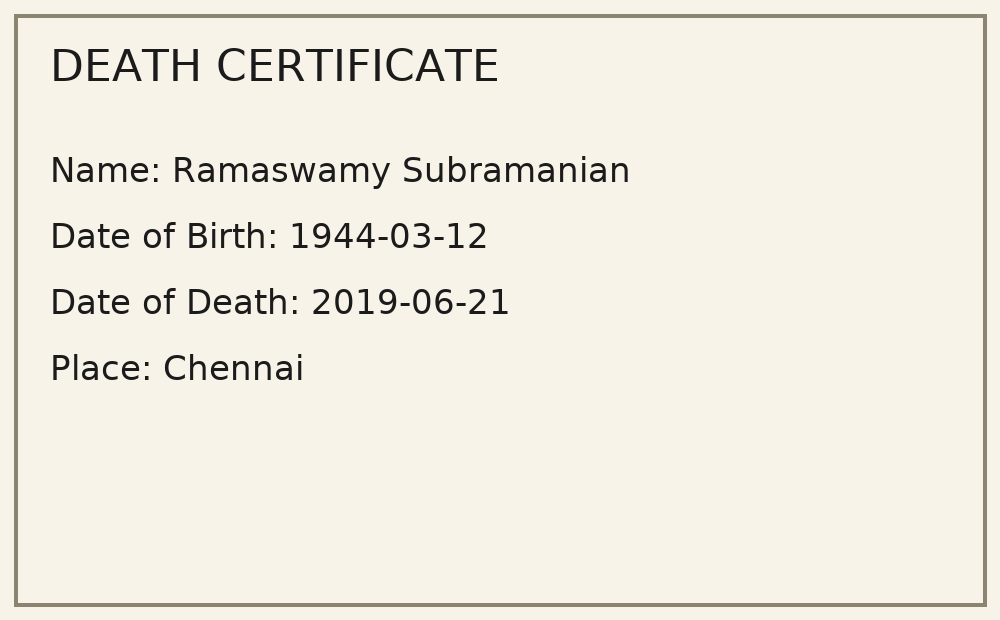
#> input picture demo_proofs/ramaswamy_subramanian_demo/01_death_certificate.png, 1000 x 620 px; its folder holds only this picture in this run
$ python make_figures.py
#> lines starting #> are read from the running program, lines starting #| are printed output that depends on the picture
"""Builds the raster figures of the report (document montages, annotated Langfuse and UI crops). Run from the repo root."""
from pathlib import Path

from PIL import Image, ImageDraw, ImageFont

R = Path(__file__).resolve().parent
F = R / "figures"
P = R.parent / "demo_proofs"
FONT = ImageFont.truetype("C:/Windows/Fonts/arialbd.ttf", 30)


def badge(img, xy, n, r=22):
    d = ImageDraw.Draw(img)
    x, y = xy
    d.ellipse([x - r, y - r, x + r, y + r], fill=(200, 30, 30), outline="white", width=3)
    w = d.textlength(str(n), font=FONT)
    d.text((x - w / 2, y - 18), str(n), fill="white", font=FONT)


def frame(img, w=3):
    out = Image.new("RGB", (img.width + 2 * w, img.height + 2 * w), (110, 110, 110))
    out.paste(img.convert("RGB"), (w, w))
    return out


def hstack(imgs, gap=24, bg="white"):
    h = max(i.height for i in imgs)
    out = Image.new("RGB", (sum(i.width for i in imgs) + gap * (len(imgs) - 1), h), bg)
    x = 0
    for i in imgs:
        out.paste(i, (x, 0))
        x += i.width + gap
    return out


def captioned(img, text, size=46):
    f = ImageFont.truetype("C:/Windows/Fonts/arial.ttf", size)
    out = Image.new("RGB", (img.width, img.height + size + 14), "white")
    out.paste(img, (0, 0))
    d = ImageDraw.Draw(out)
    w = d.textlength(text, font=f)
    d.text(((img.width - w) / 2, img.height + 4), text, fill=(40, 40, 40), font=f)
    return out


# ---- 1. the three proof documents of the classic family
docs = [frame(Image.open(P / "ramaswamy_subramanian_demo" / n)) for n in
        ("01_death_certificate.png", "02_claimant_id.png", "03_relationship_proof.png")]
#> in frame, `out = Image.new("RGB", (img.width + 2 * w, img.height + 2 * w), (110, ..`: out: PIL image 1006x626 RGB; every value is 110
#> in frame, img is the input picture: PIL image 1000x620 RGB; mean R, G, B 239.1, 235.1, 224.2
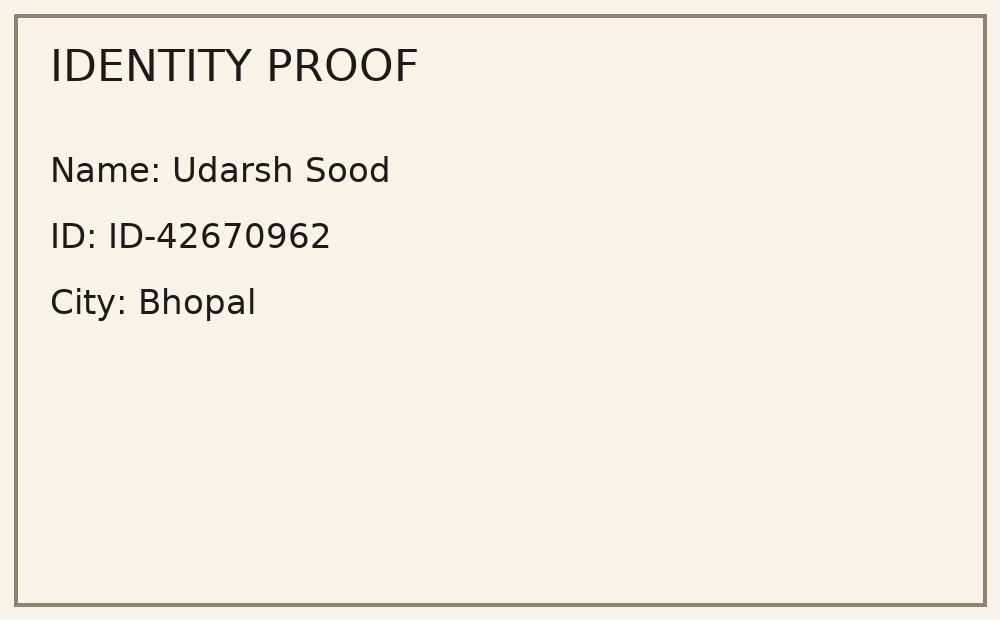
#> input picture demo_proofs/anantharaman_balasubramanian_medium/02_claimant_id.png, 1000 x 620 px, found by its file name
#> in frame, img is the input picture: PIL image 1000x620 RGB; mean R, G, B 241.5, 237.5, 226.5
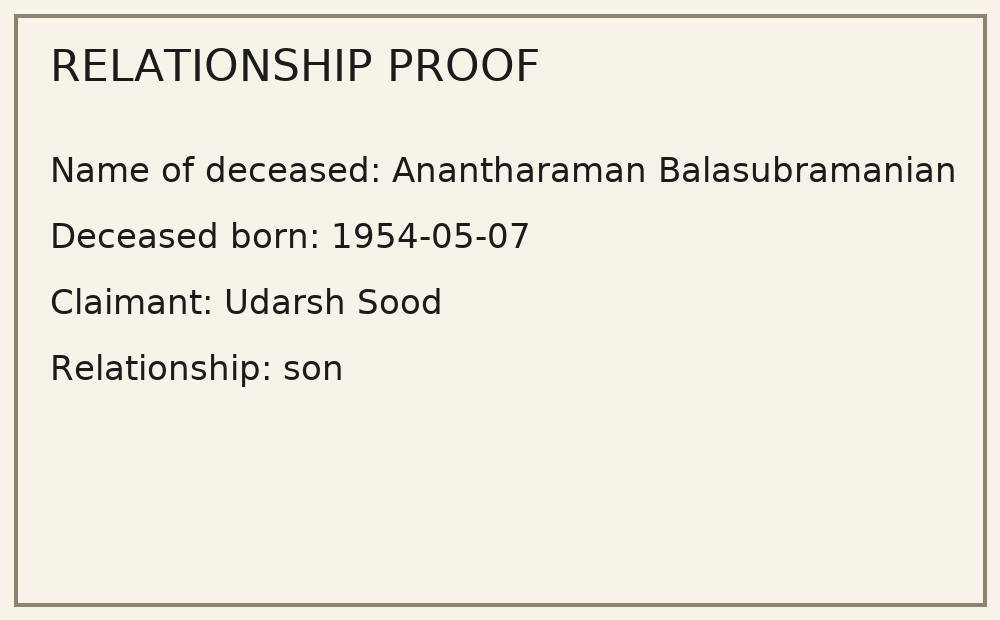
#> input picture demo_proofs/anantharaman_balasubramanian_medium/03_relationship_proof.png, 1000 x 620 px, found by its file name
#> in frame, img is the input picture: PIL image 1000x620 RGB; mean R, G, B 237.9, 234, 223.2
#> docs = 3 items
docs = [captioned(d, t) for d, t in zip(docs, ("(a) death certificate", "(b) claimant's ID", "(c) proof of relationship"))]
#> in captioned, `out = Image.new("RGB", (img.width, img.height + size + 14), "white")`: out: PIL image 1006x686 RGB; every value is 255
#> in captioned, `w = d.textlength(text, font=f)`: w = 458.3
#> call 3 of captioned, with text = '(c) proof of relationship', size = 46
#> in captioned (call 3), `out.paste(img, (0, 0))`:
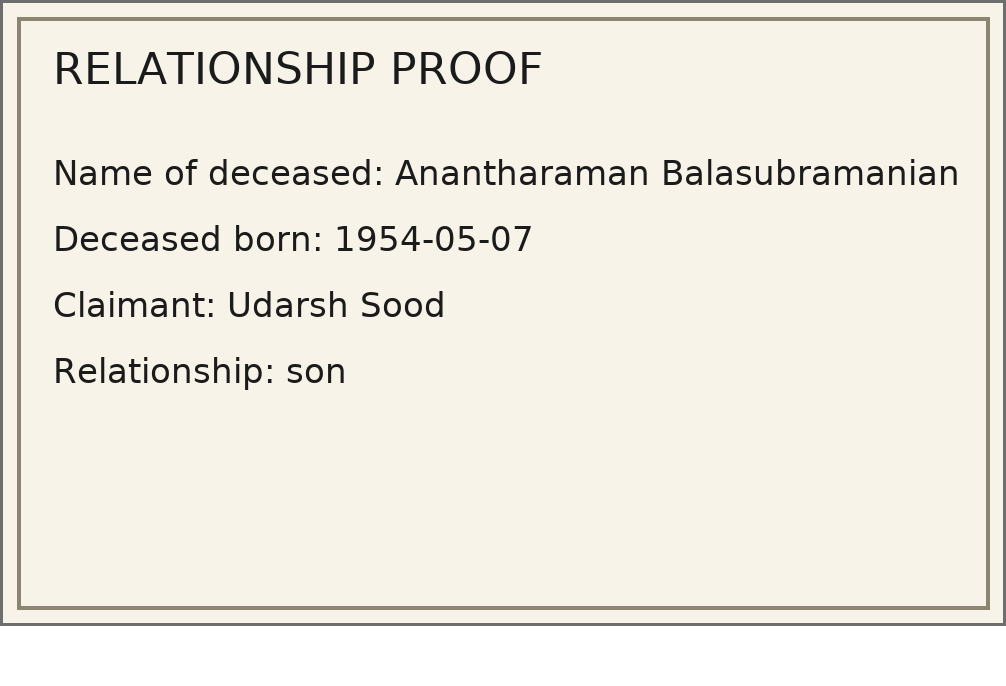
#> out: PIL image 1006x686 RGB; mean R, G, B 237.6, 234.1, 224.4
#> in captioned (call 3), `w = d.textlength(text, font=f)`: w = 539.3
hstack(docs).save(F / "fig_docs_classic.png")
#> in hstack, `h = max(i.height for i in imgs)`: h = 686
#> in hstack, `out = Image.new("RGB", (sum(i.width for i in imgs) + gap * (len(imgs) ..`: out: PIL image 3066x686 RGB; every value is 255
#> the loop in hstack, `for i in imgs:` made 3 passes
#> x on passes 1 to 3: 1030, 2060, 3090
#> after the loop in hstack, `for i in imgs:`:
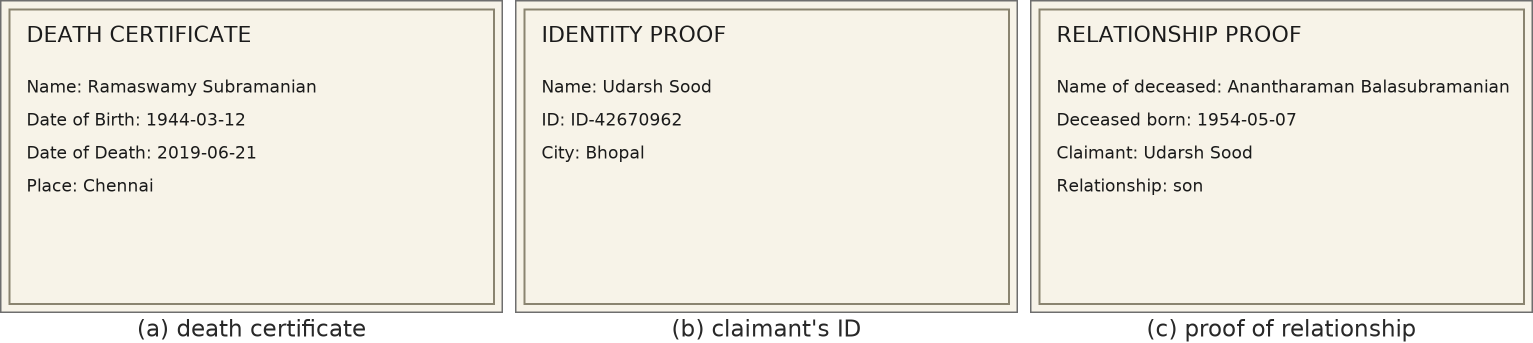
#> out: PIL image 3066x686 RGB (shown at 1/2 size); mean R, G, B 237.9, 234.4, 224.8
#> after the loop in hstack, `for i in imgs:`: x = 3090

# ---- 2. degradations: clean / rotated / blurry / faded (death certificate or ID)
cases = [("sundaram_iyer_easy", "01_death_certificate.png", "(a) clean"),
         ("thyagarajan_subramanian_easy", None, "(b) rotated"),
         ("narasimhan_rao_hard", "01_death_certificate.png", "(c) blurry"),
         ("sundaram_pillai_hard", "02_claimant_id.png", "(d) faded")]
tiles = []
for folder, name, cap in cases:
    d = P / folder
    if name is None:
        name = sorted(p.name for p in d.glob("*.png"))[0]
    im = Image.open(d / name).convert("RGB")
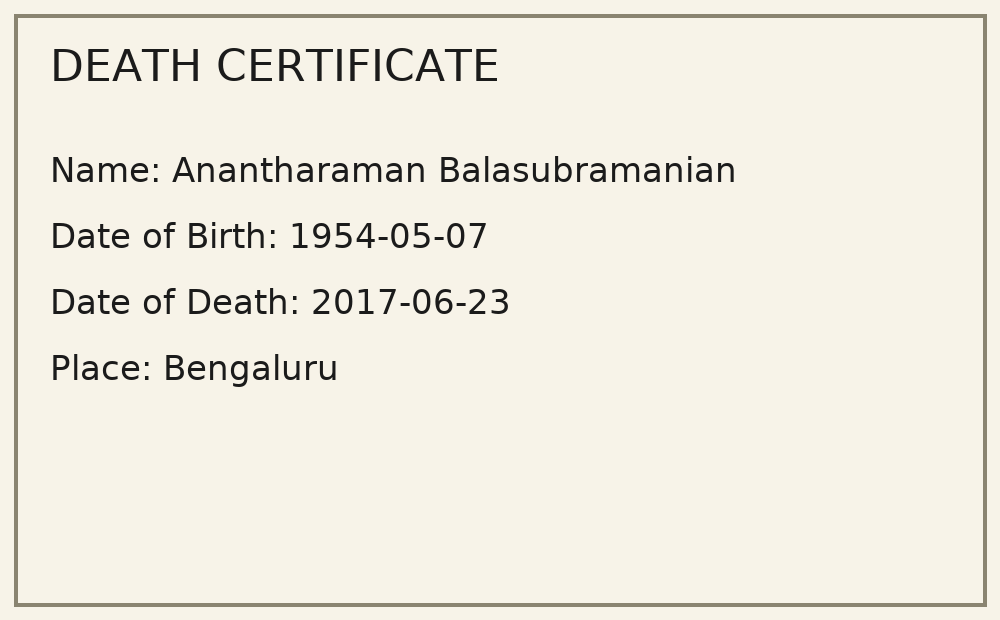
#> input picture demo_proofs/anantharaman_balasubramanian_medium/01_death_certificate.png, 1000 x 620 px, found by its file name
#> im is the input picture: PIL image 1000x620 RGB; mean R, G, B 238.6, 234.7, 223.8
    im.thumbnail((620, 400))
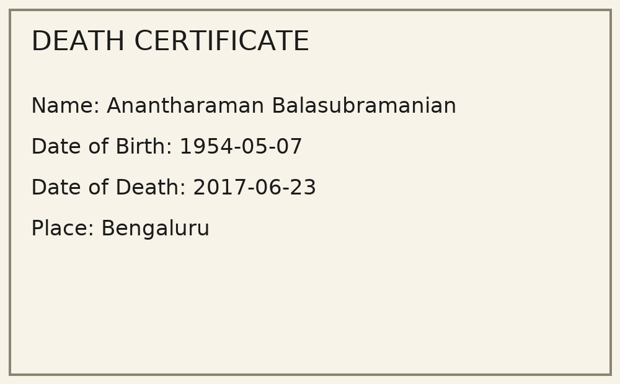
#> im: PIL image 620x384 RGB; mean R, G, B 238.6, 234.7, 223.9
    tiles.append(captioned(frame(im), cap))
#> in frame (call 4), `out = Image.new("RGB", (img.width + 2 * w, img.height + 2 * w), (110, ..`: out: PIL image 626x390 RGB; every value is 110
#> call 4 of captioned, with text = '(a) clean', size = 46
#> in captioned (call 4), `out = Image.new("RGB", (img.width, img.height + size + 14), "white")`: out: PIL image 626x450 RGB; every value is 255
#> in captioned (call 4), `out.paste(img, (0, 0))`:
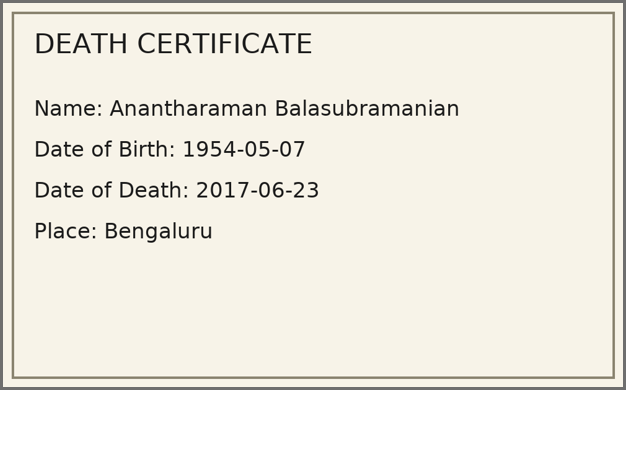
#> out: PIL image 626x450 RGB; mean R, G, B 238, 234.7, 225.6
#> in captioned (call 4), `w = d.textlength(text, font=f)`: w = 202.4
#> (the run stopped early here; a loop or call above may not have finished)
